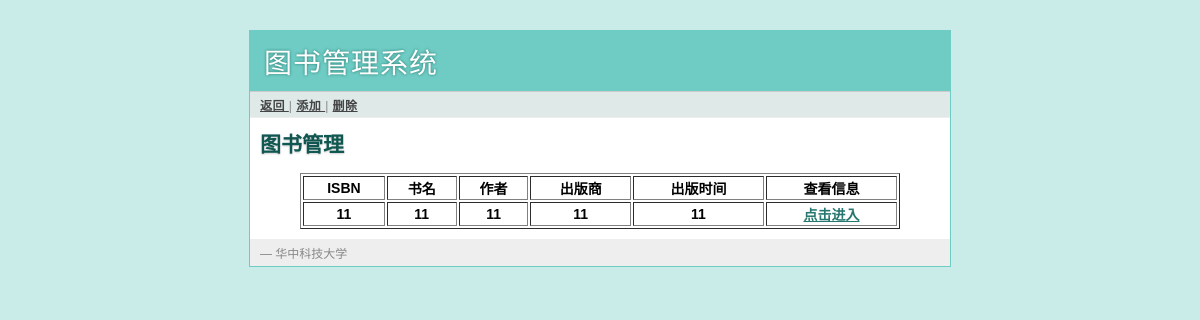
/manager/books, run on an earlier commit of the app's database.
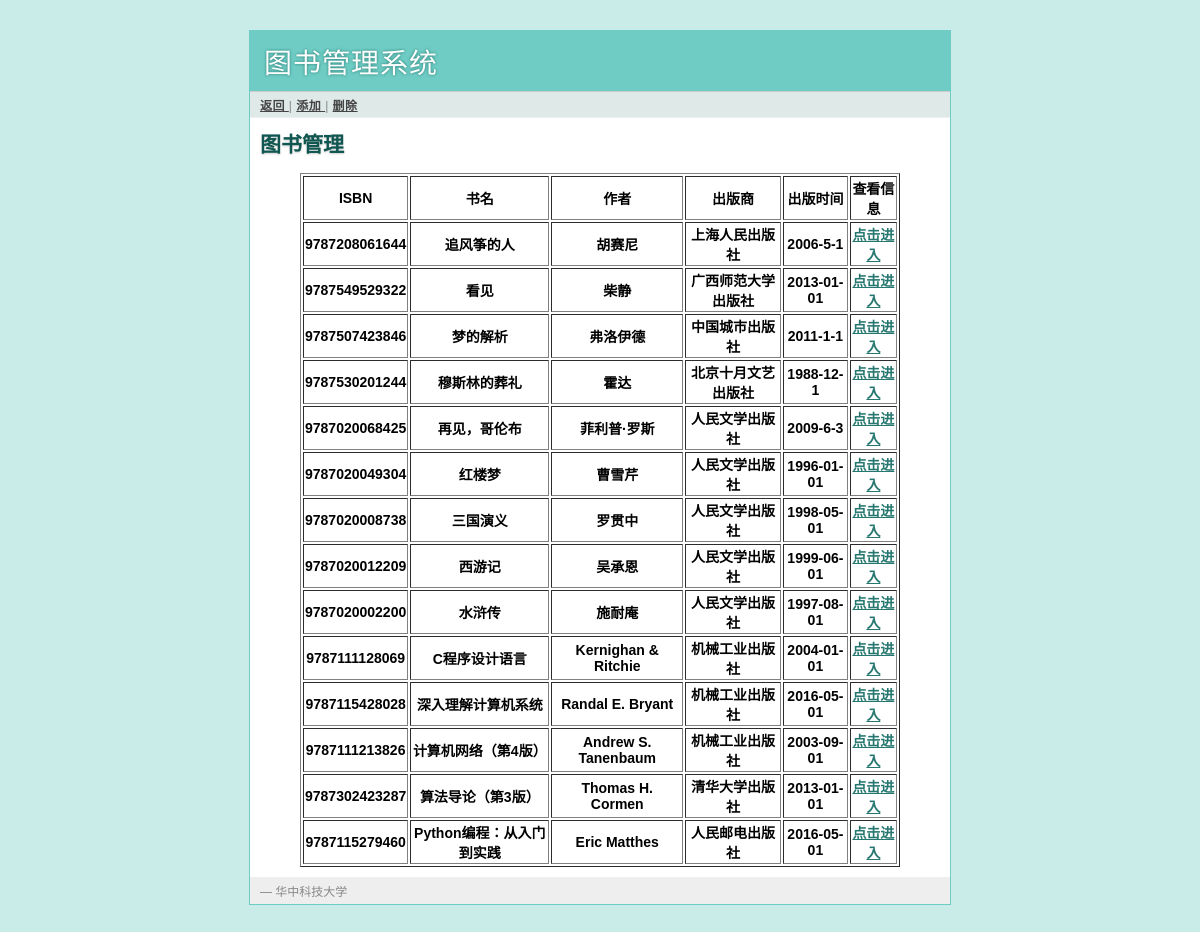
And on a later commit of the database.
### tables this page shows
CREATE TABLE books(
       book_id text primary key,
       book_name text not null,
       author text not null,
       publish_com text not null,
       publish_date text not null
);

### book.py (the view)
@app.route('/manager/books')
def manager_books():
    manager_judge()
    return render_template(
        "manager_books.html", books=query_db("select * from books", [])
    )

### book.py (called while the page is built)
def get_db():
    if "sqlite_db" not in g:
        g.sqlite_db = sqlite3.connect(current_app.config["DATABASE"])
        g.sqlite_db.row_factory = sqlite3.Row
    return g.sqlite_db

@app.teardown_appcontext
def close_database(exception):
    db = g.pop("sqlite_db", None)
    if db is not None:
        db.close()

def query_db(query, args=(), one=False):
    cur = get_db().execute(query, args)
    rv = cur.fetchall()
    return (rv[0] if rv else None) if one else rv

@app.before_request
def before_request():
    g.user = None
    if "user_id" in session:
        g.user = session["user_id"]

def manager_judge():
    if not session.get("user_id"):
        error = "Invalid manager, please login"
        return render_template("manager_login.html", error=error)

### templates/manager_login.html (shortened to what this page needs)
{% extends "layout.html" %}

### templates/layout.html (shortened to what this page needs)
<!doctype html>
<link rel=stylesheet type=text/css href="{{ url_for('static', filename='style.css') }}">
<div class=page>
  <h1>图书管理系统</h1>
  <div class=navigation>
    {% block link %}{% endblock %}
  </div>
  <div class=body>
    {% block body %}{% endblock %}
   </div>
  <div class=footer>
     &mdash; 华中科技大学
  </div>
</div>

### templates/manager_books.html (shortened to what this page needs)
{% extends 'layout.html' %}
{% block link%}
	<a href="{{ url_for('manager')}}"> 返回 </a> |
	<a href="{{ url_for('manager_books_add') }}"> 添加 </a> |
	<a href="{{ url_for('manager_books_delete') }}"> 删除 </a>
{%  endblock%}
{% block body%}
	<h2> 图书管理 </h2>
	<table width="600" border="1", align="center">
	  <tr>
	    <th align="center"> ISBN </th>
	    <th align="center"> 书名 </th>
	    <th align="center"> 作者</th>
	    <th align="centet"> 出版商 </th>
	    <th align="center"> 出版时间 </th>
	    <th align="center"> 查看信息 </th>
	  </tr>
	  {% for book in books%}
	  <tr>
	    <th align="center"> {{book.book_id}}</th>
	    <th align="center"> {{book.book_name}} </th>
	    <th align="center"> {{book.author}}</th>
	    <th align="centet"> {{book.publish_com}} </th>
	    <th align="center"> {{book.publish_date}}</th>
	    <th align="center"> <a href="{{ url_for('manager_book', id=book.book_id)}}"> 点击进入 </a> </th>
	  </tr>
	  {% endfor %}
	</table>
{% endblock%}

### static/style.css (style rules this page uses)
a { color: #26776F; }
div.page { background: white; border: 1px solid #6ECCC4; width: 700px; margin: 30px auto; }
div.page h1 { background: #6ECCC4; margin: 0; padding: 10px 14px; color: white; letter-spacing: 1px; text-shadow: 0 0 3px #24776F; font-weight: normal; }
div.page div.navigation { background: #DEE9E8; padding: 4px 10px; border-top: 1px solid #ccc; border-bottom: 1px solid #eee; color: #888; font-size: 12px; letter-spacing: 0.5px; }
div.page div.navigation a { color: #444; font-weight: bold; }
div.page h2 { margin: 0 0 15px 0; color: #105751; text-shadow: 0 1px 2px #ccc; }
div.page div.body { padding: 10px; }
div.page div.footer { background: #eee; color: #888; padding: 5px 10px; font-size: 12px; }

What changed in the data, as far as the page shows it:
removed books: book_id "11", book_name "11", author "11", publish_com "11", publish_date "11"
added books: book_id "9787208061644", book_name "追风筝的人", author "胡赛尼", publish_com "上海人民出版社", publish_date "2006-5-1"
added books: book_id "9787549529322", book_name "看见", author "柴静", publish_com "广西师范大学出版社", publish_date "2013-01-01"
added books: book_id "9787507423846", book_name "梦的解析", author "弗洛伊德", publish_com "中国城市出版社", publish_date "2011-1-1"
added books: book_id "9787530201244", book_name "穆斯林的葬礼", author "霍达", publish_com "北京十月文艺出版社", publish_date "1988-12-1"
added books: book_id "9787020068425", book_name "再见，哥伦布", author "菲利普·罗斯", publish_com "人民文学出版社", publish_date "2009-6-3"
added books: book_id "9787020049304", book_name "红楼梦", author "曹雪芹", publish_com "人民文学出版社", publish_date "1996-01-01"
added books: book_id "9787020008738", book_name "三国演义", author "罗贯中", publish_com "人民文学出版社", publish_date "1998-05-01"
added books: book_id "9787020012209", book_name "西游记", author "吴承恩", publish_com "人民文学出版社", publish_date "1999-06-01"
added books: book_id "9787020002200", book_name "水浒传", author "施耐庵", publish_com "人民文学出版社", publish_date "1997-08-01"
added books: book_id "9787111128069", book_name "C程序设计语言", author "Kernighan & Ritchie", publish_com "机械工业出版社", publish_date "2004-01-01"
added books: book_id "9787115428028", book_name "深入理解计算机系统", author "Randal E. Bryant", publish_com "机械工业出版社", publish_date "2016-05-01"
added books: book_id "9787111213826", book_name "计算机网络（第4版）", author "Andrew S. Tanenbaum", publish_com "机械工业出版社", publish_date "2003-09-01"
added books: book_id "9787302423287", book_name "算法导论（第3版）", author "Thomas H. Cormen", publish_com "清华大学出版社", publish_date "2013-01-01"
added books: book_id "9787115279460", book_name "Python编程：从入门到实践", author "Eric Matthes", publish_com "人民邮电出版社", publish_date "2016-05-01"
